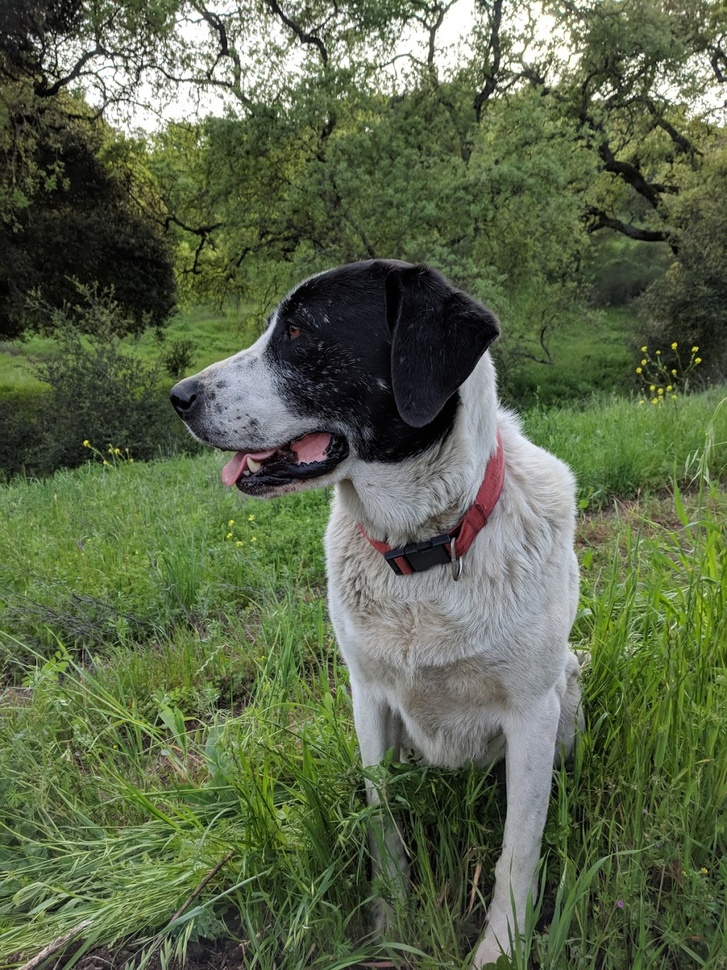
#> input picture DATA/sammy.jpg, 727 x 970 px, shrunk from 1025 x 1367 before the run, found by its file name
$ jupyter execute Object-Detection-CV.ipynb   (shell and % lines are left out)
#> lines starting #> are read from the running program, lines starting #| are printed output that depends on the picture
# Template Matching

[cell 1]
import numpy as np
import cv2
import matplotlib.pyplot as plt

[cell 2]
full = cv2.imread('.\\DATA\\sammy.jpg')
#> full is the input picture: shape (970, 727, 3); mean B, G, R 74.2, 102.6, 91.2
full =cv2.cvtColor(full, cv2.COLOR_BGR2RGB)

[cell 3]
plt.imshow(full)

[cell 4]
face = cv2.imread('.\\DATA\\sammy_face.jpg')
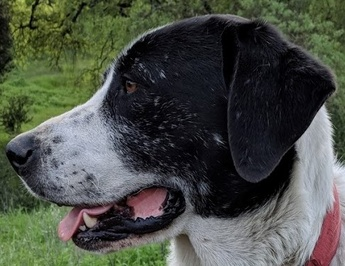
#> input picture DATA/sammy_face.jpg, 345 x 266 px, shrunk from 486 x 375 before the run, found by its file name
#> face is the input picture: shape (266, 345, 3); mean B, G, R 70, 78.7, 74.3
face =cv2.cvtColor(face, cv2.COLOR_BGR2RGB)

[cell 5]
plt.imshow(face)

[cell 6]
full.shape
#> Out = (970, 727, 3)

[cell 7]
face.shape
#> Out = (266, 345, 3)

[cell 8]
methods = ['cv2.TM_CCOEFF', 'cv2.TM_CCOEFF_NORMED', 'cv2.TM_CCORR', 'cv2.TM_CCORR_NORMED', 'cv2.TM_SQDIFF', 'cv2.TM_SQDIFF_NORMED']

[cell 9]
for m in methods:
    # CREATE A COPY
    full_copy = full.copy()

    method = eval(m)

    # TEMPLATE MATCHING
    res = cv2.matchTemplate(full_copy, face, method)

    min_val, max_val, min_loc, max_loc = cv2.minMaxLoc(res)

    if method in [cv2.TM_SQDIFF, cv2.TM_SQDIFF_NORMED]:
        top_left = min_loc # (x,y)
    else:
        top_left = max_loc

    height, width, channels = face.shape

    bottom_right = (top_left[0] + width, top_left[1] + height)

    cv2.rectangle(full, top_left, bottom_right, (255,0,0), 10)

    # PLOT AND SHOW THE IMAGES

    plt.subplot(121)
    plt.imshow(res)
    plt.title('HEATMAP OF TEMPLATE MATCHING')

    plt.subplot(122)
    plt.imshow(full_copy)
    plt.title('DETECTION OF TEMPLATE')
    # TITLE WITH THE METHOD USED
    plt.suptitle(m)

    plt.show()

    print('\n')
    print('\n')
#> this loop made 6 passes
#> (min_val, max_val, min_loc, top_left, bottom_right) on passes 1 to 4: (-369489728, 868100096, (0, 7), (164, 245), (509, 511)), (-0.314, 0.845, (0, 10), (164, 245), (509, 511)), (1.14e+09, 2.61e+09, (309, 146), (237, 465), (582, 731)), (0.498, 0.904, (0, 39), (164, 245), (509, 511))
#> (min_val, max_val, max_loc, top_left, bottom_right) on passes 5 to 6: (505411456, 3.2e+09, (0, 0), (164, 245), (509, 511)), (0.197, 1, (0, 0), (164, 245), (509, 511))
#> pass 1, `res = cv2.matchTemplate(full_copy, face, method)`:
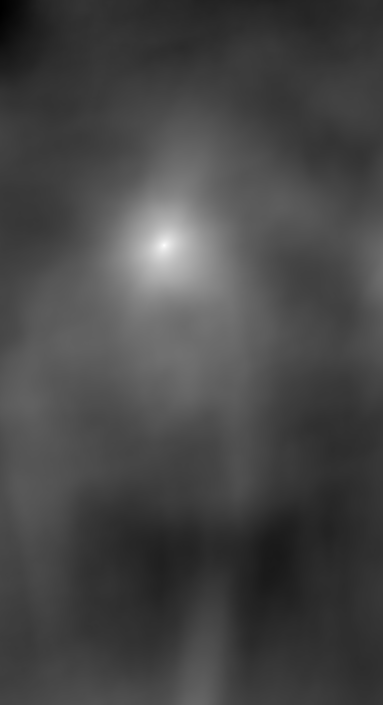
#> res: shape (705, 383) float32; min -369489728, max 868100096, mean -27078664; drawn with min black and max white
#> pass 3, `res = cv2.matchTemplate(full_copy, face, method)`:
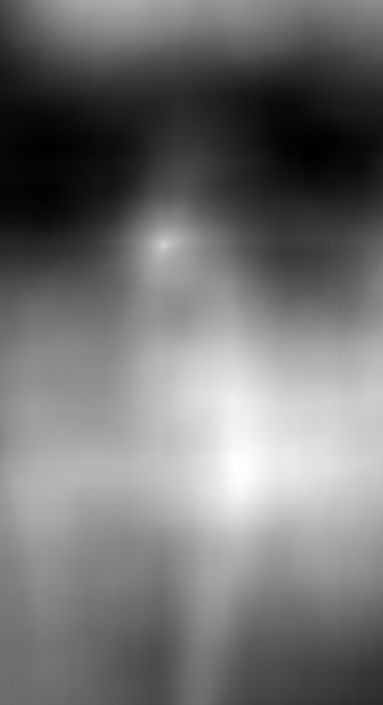
#> res: shape (705, 383) float32; min 1.14e+09, max 2.61e+09, mean 1.8e+09; drawn with min black and max white
#> after the loop:
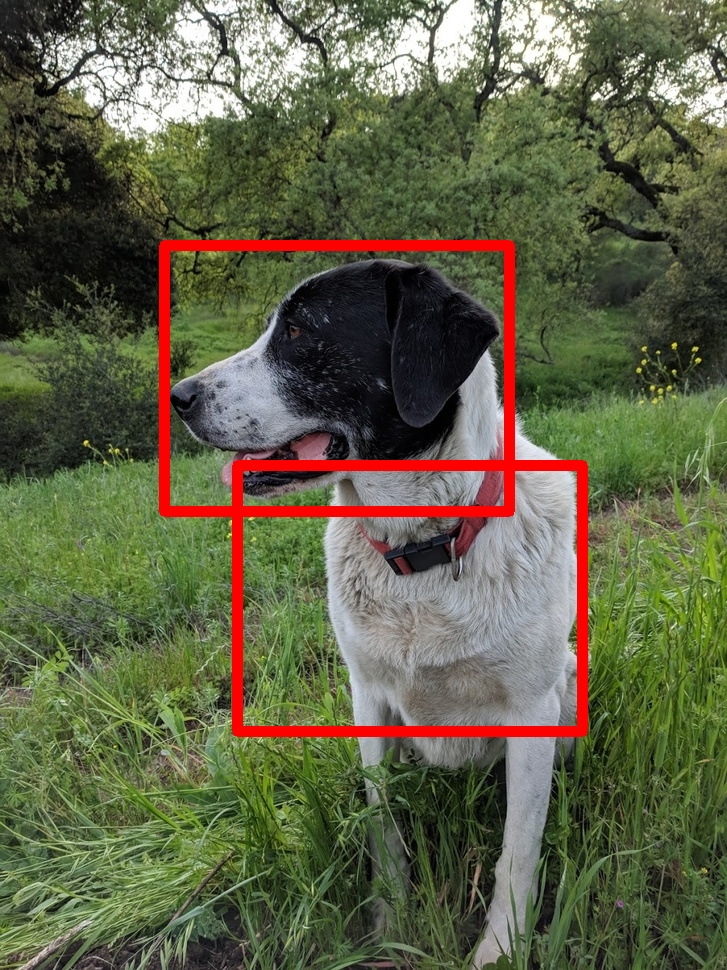
#> full: shape (970, 727, 3); mean R, G, B 97, 98.5, 71
#> after the loop:
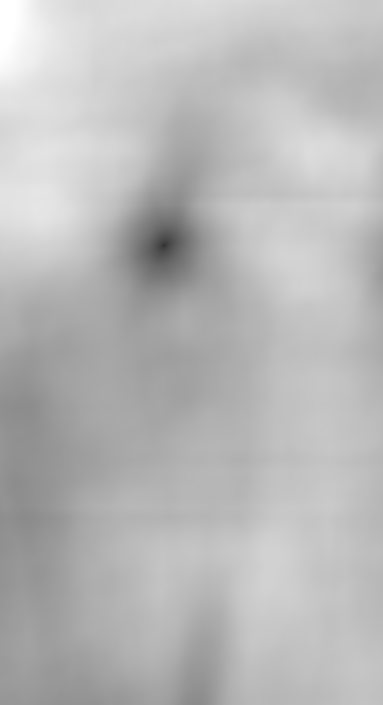
#> res: shape (705, 383) float32; min 0.197, max 1, mean 0.725

[cell 10]
my_method = eval('cv2.TM_CCOEFF_NORMED')
res = cv2.matchTemplate(full, face, my_method)

[cell 11]
plt.imshow(res)

# Corner Detection

[cell 12]
flat_chess = cv2.imread('.\\DATA\\flat_chessboard.png')
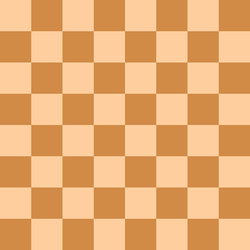
#> input picture DATA/flat_chessboard.png, 250 x 250 px, shrunk from 352 x 352 before the run, found by its file name
#> flat_chess is the input picture: shape (250, 250, 3); mean B, G, R 114.5, 172.5, 231.8
flat_chess =cv2.cvtColor(flat_chess, cv2.COLOR_BGR2RGB)

[cell 13]
plt.imshow(flat_chess)

[cell 14]
gray_flat_chess = cv2.cvtColor(flat_chess, cv2.COLOR_BGR2GRAY)
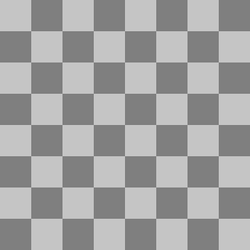
#> gray_flat_chess: shape (250, 250); min 113, max 210, mean 162

[cell 15]
plt.imshow(gray_flat_chess, cmap = 'gray')

[cell 16]
real_chess = cv2.imread('.\\DATA\\real_chessboard.jpg')
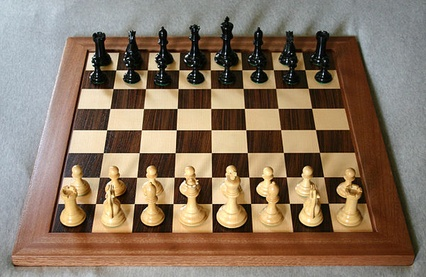
#> input picture DATA/real_chessboard.jpg, 426 x 277 px, shrunk from 600 x 390 before the run, found by its file name
#> real_chess is the input picture: shape (277, 426, 3); mean B, G, R 98.3, 117.7, 137.5
real_chess =cv2.cvtColor(real_chess, cv2.COLOR_BGR2RGB)

[cell 17]
plt.imshow(real_chess)

[cell 18]
gray_real_chess = cv2.cvtColor(real_chess, cv2.COLOR_BGR2GRAY)
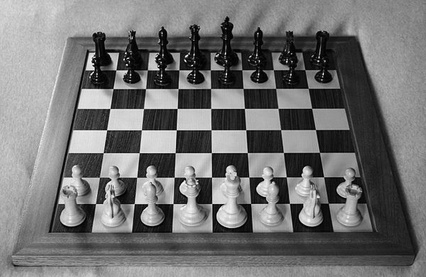
#> gray_real_chess: shape (277, 426); min 0, max 251, mean 114.2

[cell 19]
plt.imshow(gray_real_chess, cmap = 'gray')

[cell 20]
gray = np.float32(gray_flat_chess)

[cell 21]
dst = cv2.cornerHarris(src = gray, blockSize = 2, ksize = 3, k = 0.4)

[cell 22]
dst = cv2.dilate(dst, None)
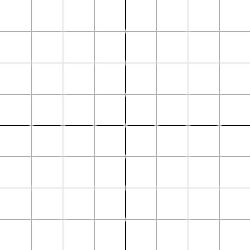
#> dst: shape (250, 250) float32; min -2270522.5, max 0, mean -44581.2; drawn with min black and max white
